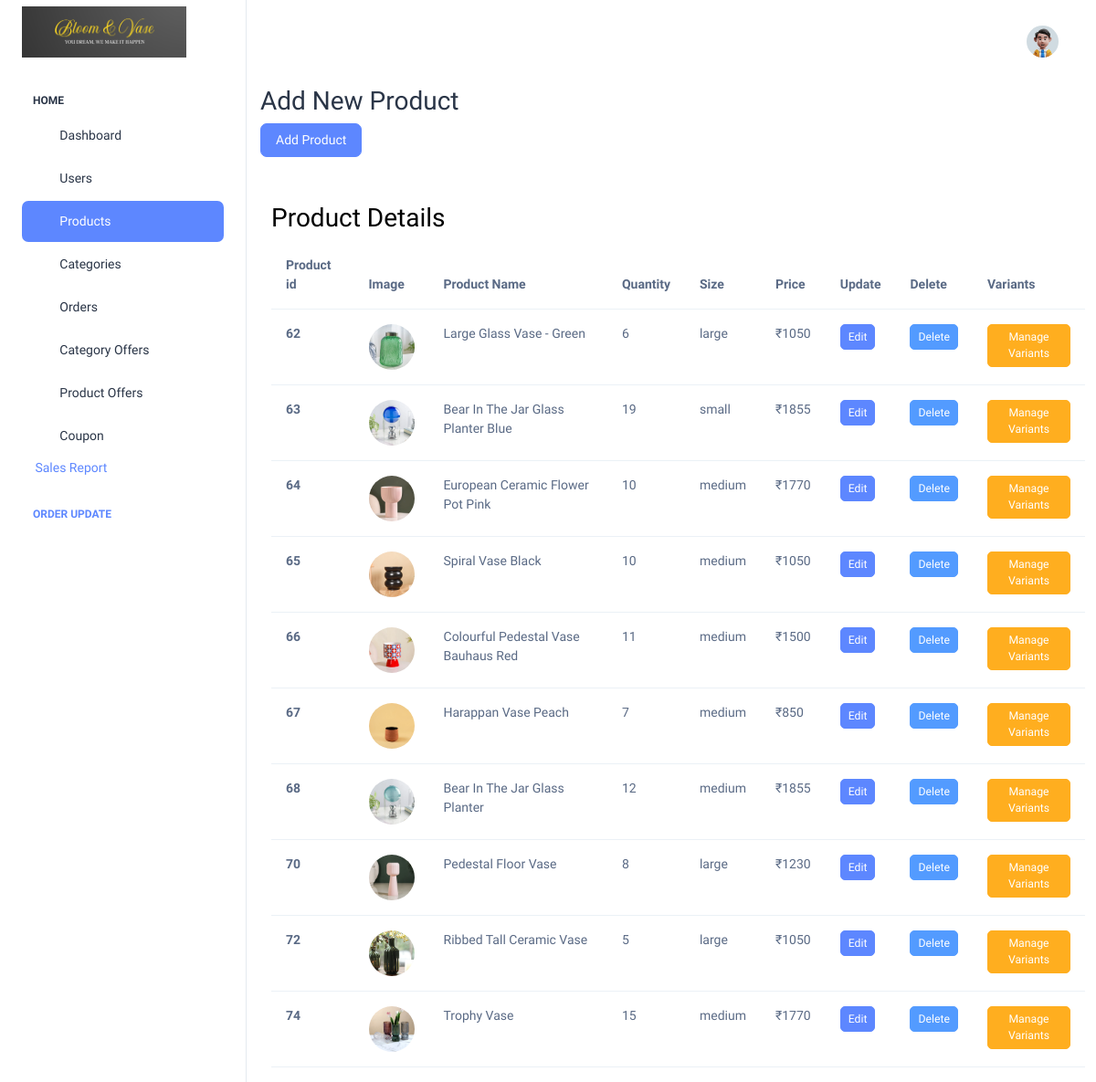
/my_admin/products/ (signed in), run on an earlier commit of the app's database.
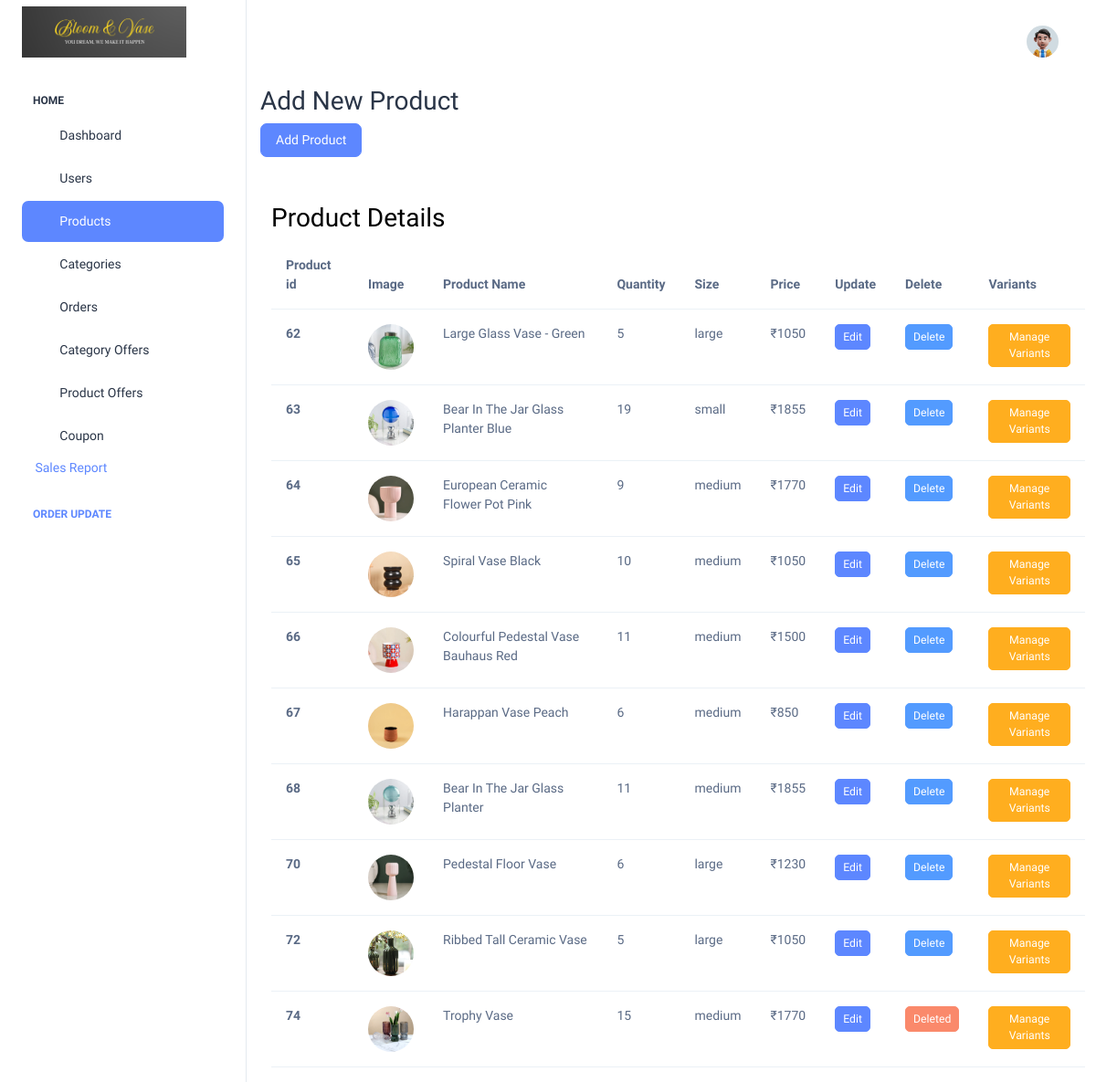
And on a later commit of the database.
### product/models.py (models this page shows, shortened)
class Product(models.Model):
    CHOICES = [
        ('large','Large'),
        ('medium','Medium'),
        ('small','Small')
    ]
    name = models.CharField(max_length=100)
    base_image = models.ImageField(upload_to='products/base')
    price = models.PositiveIntegerField()
    description = models.TextField()
    created = models.DateTimeField(default=datetime.now)
    discount = models.FloatField()
    size = models.CharField(max_length=20,choices=CHOICES,default = 'small')
    category = models.ForeignKey('Category',on_delete=models.CASCADE)
    soft_deleted = models.BooleanField(default=False)
    @property
    def total_quantity(self):
        return sum(variant.quantity for variant in self.variants.all())

class ProductVariant(models.Model):
    product = models.ForeignKey('Product', on_delete=models.CASCADE, related_name='variants')
    color = models.CharField(max_length=50)
    quantity = models.PositiveIntegerField()
    variant_image = models.ImageField(upload_to='products/variants', null=True, blank=True)
    is_default = models.BooleanField(default=False)

### my_admin/views.py (the view)
# urls.py: path('products/',create_product,name ='create&list_product'),
def create_product(request):
    if  not request.user.is_staff:
        return redirect('admin_login')
    if request.method == 'POST':
        form = ProductForm(request.POST, request.FILES)
        formset = ProductVariantFormSet(request.POST, request.FILES)
        if form.is_valid() and formset.is_valid():
            try:
                product = form.save(commit=False)
                product.save()
                formset.instance = product
                formset.save()
                messages.success(request, 'Product created successfully!')
                return JsonResponse({
                    'status': 'success',
                    'message': 'Product created successfully!'
                })
            except Exception as e:
                if product.id:
                    product.delete()
                return JsonResponse({
                    'status': 'error',
                    'message': f'Error creating product: {str(e)}',
                    'form_errors': form.errors,
                    'formset_errors': formset.errors
                })
        else:
            return JsonResponse({
                'status': 'error',
                'message': 'Please correct the errors below.',
                'form_errors': form.errors,
                'formset_errors': formset.errors
            })
    else:
        form = ProductForm()
        formset = ProductVariantFormSet()
    products = Product.objects.all().prefetch_related('variants')
    context = {
        'form': form,
        'formset': formset,
        'products': products,
    }
    return render(request, 'my_admin/product_list.html', context)

### product/models.py (called while the page is built)
    def __str__(self):
        return self.name

### user/models.py (called while the page is built)
    @property
    def is_staff(self):
        return self.is_admin

### my_admin/templates/my_admin/product_list.html (shortened to what this page needs)
{% extends 'my_admin/admin_index.html' %}
{% load static %}
{% block body %}
<div style= 'margin-left:15px;'>
    <h2 style = 'margin-top:50px'>Add New Product</h2>
    <button type="button" class="btn btn-primary" data-bs-toggle="modal" data-bs-target="#exampleModalCenter">
        Add Product
    </button>
    <div class="container">
        <div>
            <h2 style="color: black; margin-top: 50px;">Product Details</h2>
        </div>
        <table class="table">
            <thead>
              <tr>
                <th scope="col">Product id</th>
                <th scope="col">Image</th>
                <th scope="col">Product Name</th>
                <th scope="col">Quantity</th>
                <th scope="col">Size</th>
                <th scope="col">Price</th>
                <th scope="col">Update</th>
                <th scope="col">Delete</th>
                <th scope="col">Variants</th>
              </tr>
            </thead>
            <tbody>
                {% for product in products %}
                <tr>
                  <th scope="row">{{ product.id }}</th>
                  <th scope="row">
                    <img src="{{ product.base_image.url }}" alt="{{ product.name }}" style="width: 50px; height: auto; border-radius: 50%;">
                  </th>
                  <td>{{ product.name }}</td>
                  <td>{{ product.total_quantity  }}</td>
                  <td>{{ product.size }}</td>
                  <td>₹{{ product.price }}</td>
                  <td>
                    <button type="button" class='btn btn-primary btn-sm'
                            onclick="openUpdateModal('{{ product.id }}', '{{ product.name }}','{{ product.size }}', '{{ product.price }}', '{{ product.description }}', '{{ product.category.id }}', '{{ product.discount }}')">
                            Edit
                    </button>
                  </td>
                  {% if product.soft_deleted %}
                  <td><a href="{% url 'delete_product' product.id%}" class='btn btn-danger btn-sm'>Deleted</a></td>
                  {% else %}
                  <td><a href="{% url 'delete_product' product.id%}" class='btn btn-info btn-sm'>Delete</a></td>
                  {% endif %}
                  <td>
                    <a href="{% url 'manage_variants' product.id %}" class="btn btn-warning btn-sm">
                        Manage Variants
                    </a>
                </td>
                </tr>
                {% endfor %}
            </tbody>
        </table>
    </div>
</div>
{% endblock body %}

What changed in the data, as far as the page shows it:
changed through a linked row, Product "Large Glass Vase - Green": total_quantity "6" → "5"
changed through a linked row, Product "European Ceramic Flower Pot Pink": total_quantity "10" → "9"
changed through a linked row, Product "Harappan Vase Peach": total_quantity "7" → "6"
changed through a linked row, Product "Bear In The Jar Glass Planter": total_quantity "12" → "11"
changed through a linked row, Product "Pedestal Floor Vase": total_quantity "8" → "6"
changed Product "Trophy Vase": soft_deleted "Delete" → "Deleted"
